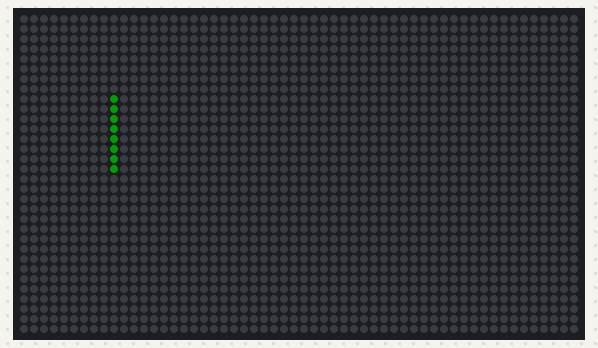
A sketch run on a simulated Arduino Uno, built with avr-gcc and run on an emulated ATmega328P. Shown: 56×32 RGB LED matrix (first LED top left, wired row by row). Dim RGB values are drawn brighter than linear; random numbers use the default seed unless the sketch sets one.

Above: at 2.0 s.
At 10.9 s:
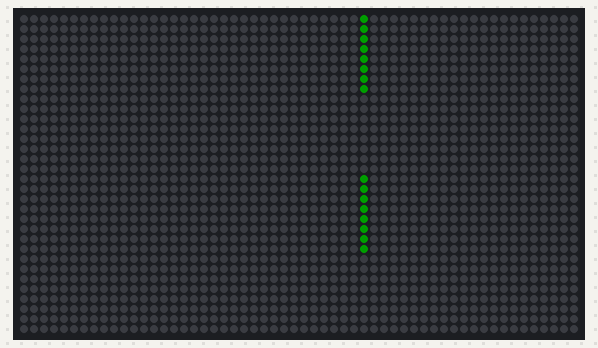
At 14.9 s:
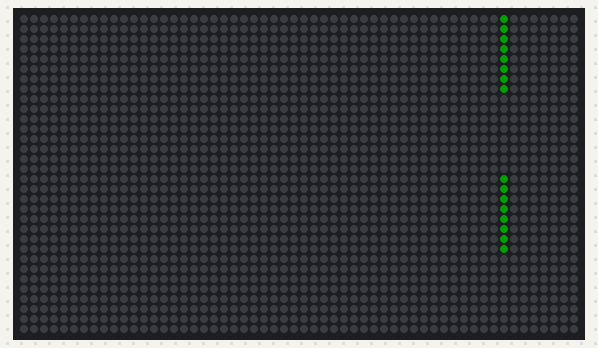
At 18.9 s:
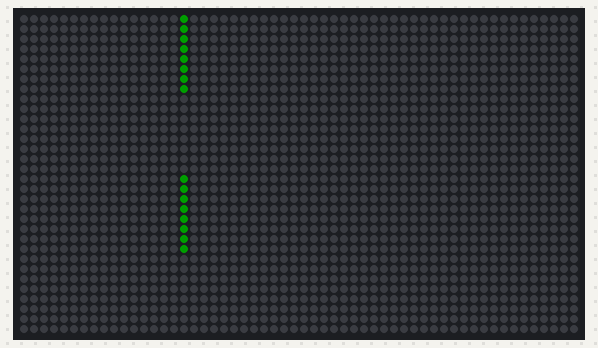
At 22.8 s:
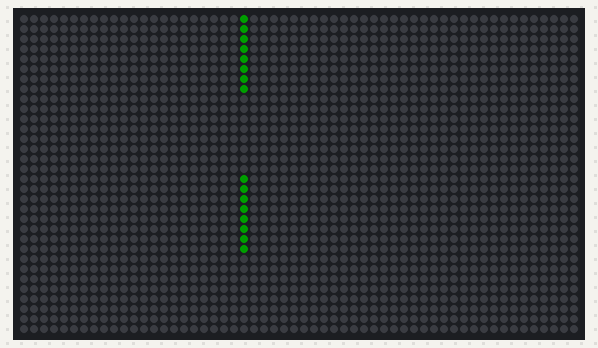
At 38.7 s:
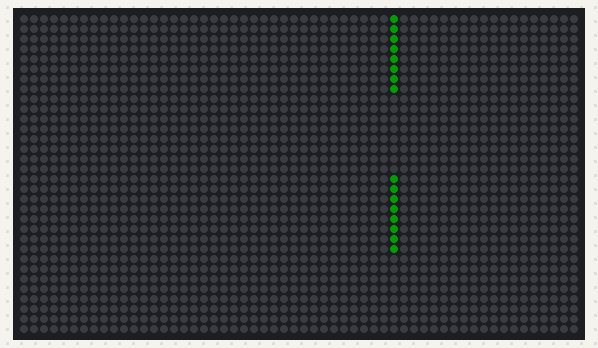

Measured:
- what the display in image 1 shows lasts 1.2 s, from 10.9 s to 12.1 s

The sketch:

lines.ino
```cpp
#include <Adafruit_GFX.h>
#include <Adafruit_NeoMatrix.h>
#include <Adafruit_NeoPixel.h>

#ifdef __AVR__
  #include <avr/power.h>
#endif

const int PIN        =   6;
const int WIDTH      =  56; // Actual row in pixels.
const int HEIGHT     =  32; // Fake: accounts for 2*8 additional empty pixels per column.
const int BRIGHTNESS =  50;
const int NUM_LEDS   = 896;

long lastAnimation = 0;

/**
 * Setup the lightwall matrix.
 *
 * Each panel is 8x8 pixels. There are 7 columns and 2 rows but they are arranged in a checkerboard pattern.
 */
Adafruit_NeoMatrix matrix = Adafruit_NeoMatrix(WIDTH, HEIGHT,PIN,
  NEO_MATRIX_TOP     + NEO_MATRIX_LEFT +
  NEO_MATRIX_COLUMNS + NEO_MATRIX_ZIGZAG,
  NEO_GRBW           + NEO_KHZ800
);

uint16_t remapXY(uint16_t x, uint16_t y) {

    // Compute panel position and offset of pixel within that panel.
    uint8_t pannel_x = x / 8;
    uint8_t offset_x = x % 8;
    uint8_t pannel_y = y / 8;
    uint8_t offset_y = y % 8;

    // Is this a missing panel?
    if ((pannel_x + pannel_y) & 1)
        return -1;

    // Compute panel number.
    uint8_t pannel = pannel_y / 2 + pannel_x * 2;

    // LED index within the panel.
    uint8_t led = 8 * offset_x;

    if (offset_x & 1)  // numbered bottom to top
        led += 7 - offset_y;
    else               // numbered top to bottom
        led += offset_y;

    return pannel * 64 + led;
}

/**
 * Setup.
 */
void setup() {
  matrix.setRemapFunction(remapXY);
  matrix.begin();
  matrix.setBrightness(50);
}

/**
 * Main loop.
 */
void loop() {
  matrix.fillScreen(0);
  theMatrix(100);
}

void theMatrix(uint8_t matrixSpeed){
  uint8_t x = random(0,matrix.width());
  for (uint8_t y=0;y<=matrix.height();y++){
    if(millis() - lastAnimation > matrixSpeed) {
      matrix.drawPixel(x,y, matrix.Color(0,200,0));
      matrix.show();
    }
  }
}
```
